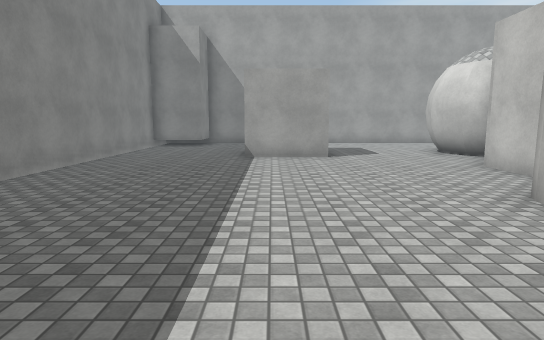
View 1 (above)

20 first-person views from a walk through a Unity game level. The camera is 1.5 m above the floor, tilts 8° down and sees 75° across. The floor is counted in squares, 1.35 m on a side. Each view is taken from the middle of a square. On the plan, view 1 faces up. The plan holds only what a view shows up to about 14 squares ahead; the rest is blank. The player character is not drawn. Surface patterns are stand-ins for the level's own textures.

View 2
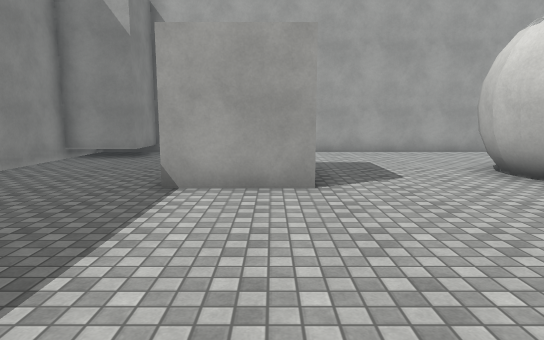

View 3
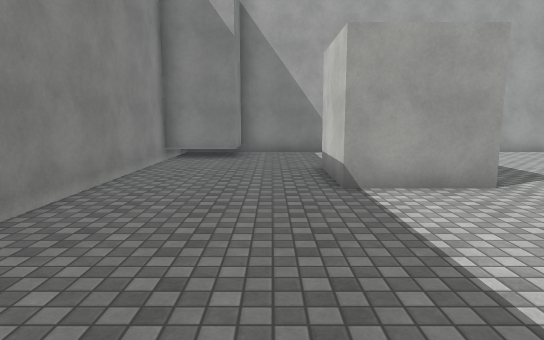

View 4
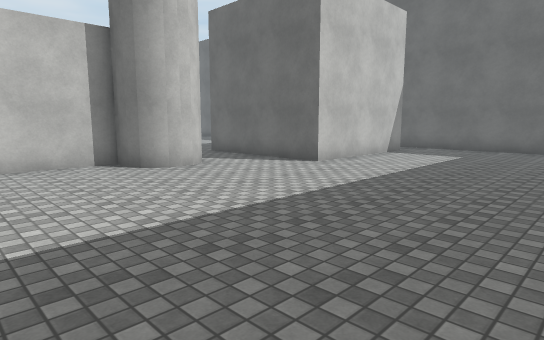

View 5
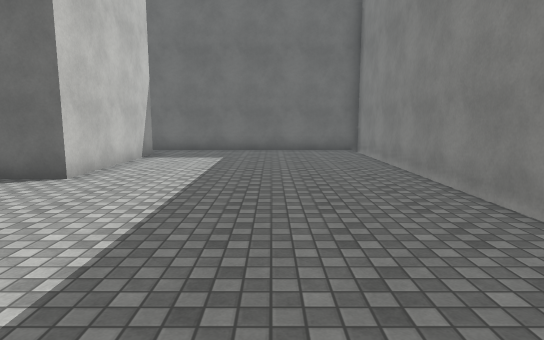

View 6
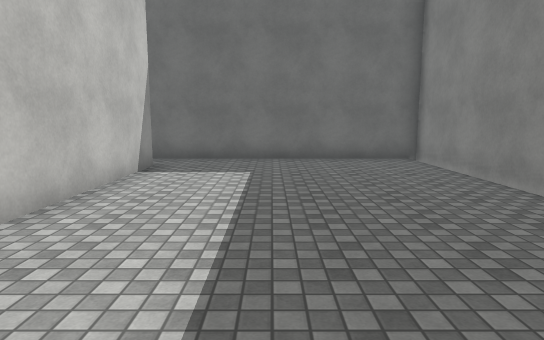

View 7
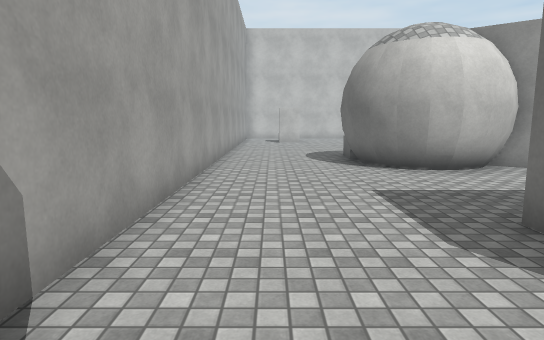

View 8
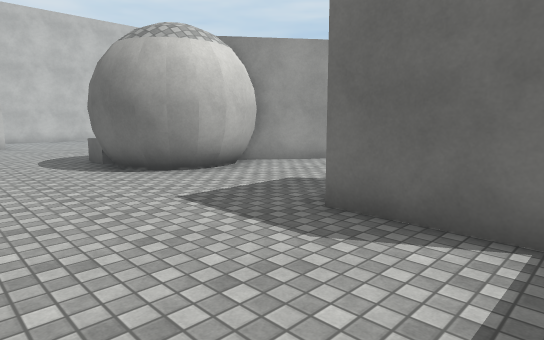

View 9
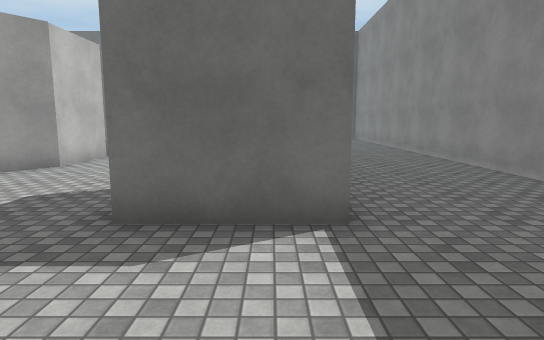

View 10
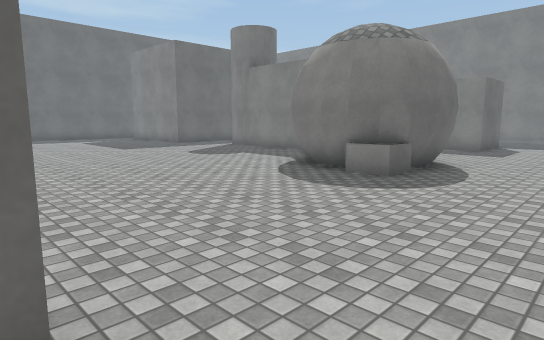

View 11
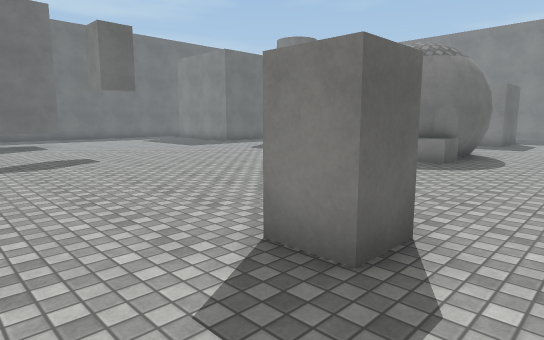

View 12
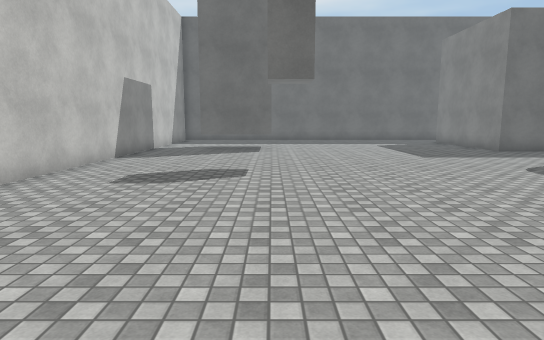

View 13
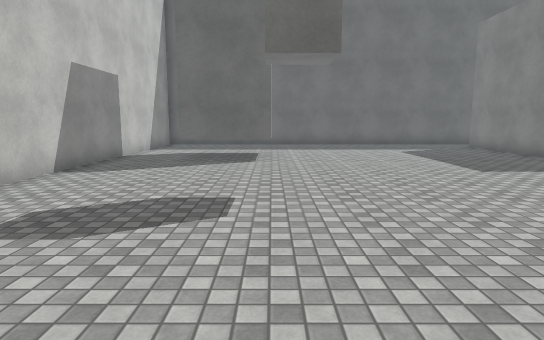

View 14
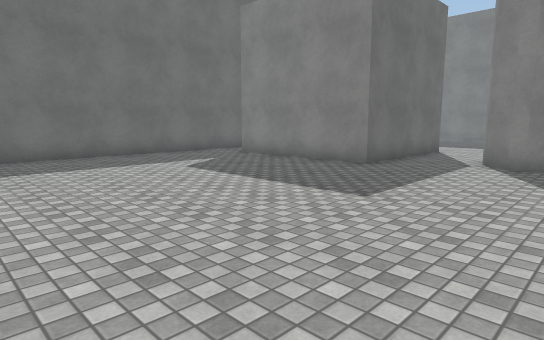

View 15
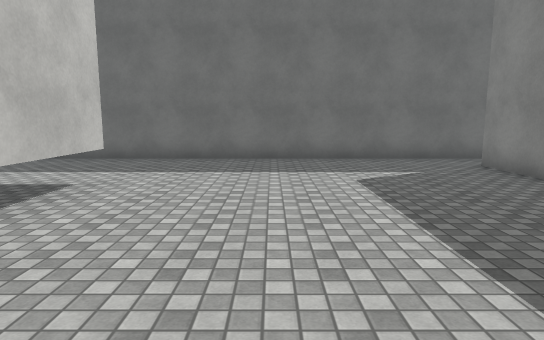

View 16
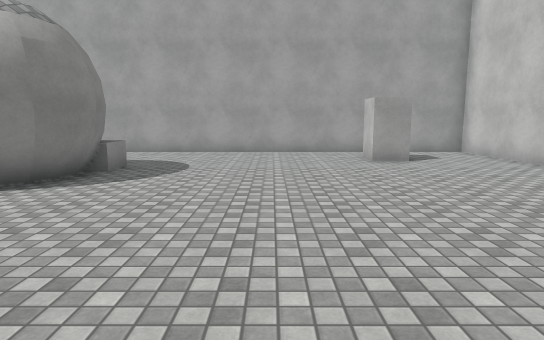

View 17
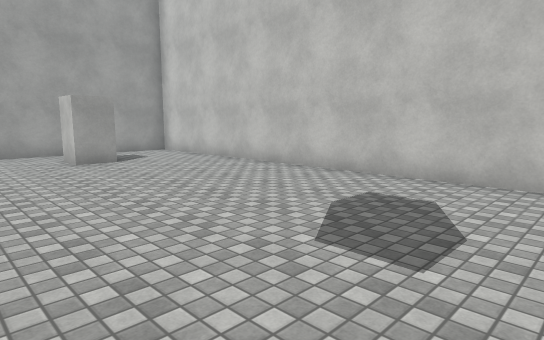

View 18
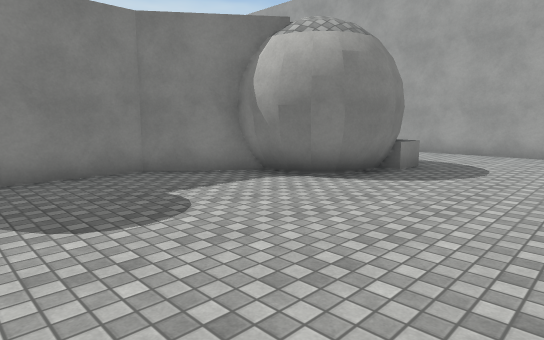

View 19
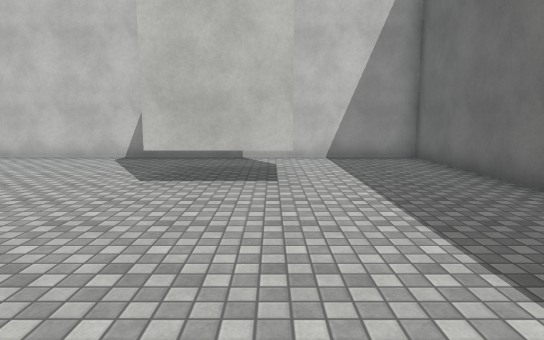

View 20
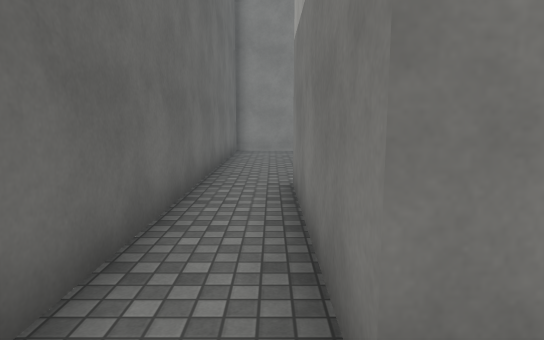

### Floor plan
Ten units are one square. View 1 is at (0, 0); x grows to the right and y downward. Boxes are objects, and circles mark ways between rooms. Rooms are numbered by the first view taken in them; rooms with no view inside come last. Other rooms are left out.
<svg viewBox="-57 -181 259 239">
<path fill="none" stroke="#000" d="M18 -108 -8 -108 -8 -133 17 -133 17 -122M37 -50 41 -55M40 -53 43 -55 47 -55M37 -41 36 -46M52 -54 52 -86 66 -105M63 -104 58 -109 55 -115 54 -121 55 -127 58 -133 62 -137 68 -140M-52 -164 -52 53 5 53M19 36 19 -13 34 -13M-31 -176 -31 -157 -52 -157M55 -175 -34 -175M65 -104 59 -110 56 -115 56 -121 56 -126 60 -132 64 -137M66 -105 62 -110 59 -116 58 -121 59 -129 64 -133M59 -127 60 -130M63 -135 69 -138M70 -103 56 -84 56 -59M56 -49 57 -44M94 -127 95 -119 94 -115 90 -108 87 -104 81 -101 74 -100 68 -101M150 14 150 -13 176 -13M56 -39 53 -36 49 -34M68 -140 75 -141 81 -140 87 -137M34 -13 69 -13 69 36 19 36M162 -175 55 -175M5 53 197 53 197 -175 179 -175M92 -114 90 -110M79 -103 75 -102M90 -115 89 -111M91 -125 91 -121 90 -113 84 -107 79 -105M92 -127 93 -121 91 -112 85 -106 77 -102 70 -103M68 -137 75 -138 80 -137M69 -138 75 -139 80 -138 84 -137"/>
<rect x="85" y="-135" width="10" height="10" fill="#bbb"><title>block</title></rect>
<rect x="155" y="-155" width="10" height="10" fill="#bbb"><title>block</title></rect>
<circle cx="10" cy="45" r="3" fill="#2a7"/>
<circle cx="45" cy="-25" r="3" fill="#2a7"/>
<circle cx="63" cy="-160" r="3" fill="#2a7"/>
<text x="0" y="-70">1</text>
<text x="130" y="-60">2</text>
</svg>
Room 1 opens to room 2.

Where each view was taken, in squares from view 1:
view 1: 0 up, 0 right, facing up
view 2: 5 up, 1 right, facing up
view 3: 5 up, 2 left, facing up
view 4: 9 up, 4 left, facing down-right
view 5: 8 up, 2 left, facing down
view 6: 5 up, 1 left, facing down
view 7: 16 up, 2 left, facing right
view 8: 17 up, 1 left, facing down-right
view 9: 17 up, 0 right, facing down
view 10: 17 up, 16 right, facing down-left
view 11: 17 up, 19 right, facing down-left
view 12: 14 up, 15 right, facing down
view 13: 11 up, 15 right, facing down
view 14: 6 up, 15 right, facing down-left
view 15: 5 up, 12 right, facing down
view 16: 5 up, 13 right, facing up
view 17: 5 up, 13 right, facing up-right
view 18: 5 up, 13 right, facing up-left
view 19: 1 down, 9 right, facing right
view 20: 4 down, 8 right, facing left
